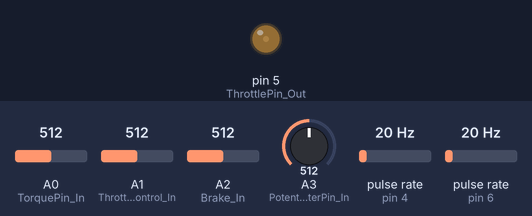
A program run on a simulated Arduino Nano Every. On the bench: output pins drawn as LEDs (lit = HIGH). Wiring (inferred from the names in the program): 2 × pulse sensor: data pin 4 / data pin 6. The test bench sets the inputs (shaded band); at power-on: A2 (Brake_In) = 512, A1 (ThrottleUserControl_In) = 512, pulse rate (sensors on pin 4, pin 6) 20 Hz, A0 (TorquePin_In) = 512, A3 (PotentiometerPin_In) = 512. What the program prints to the serial monitor is not drawn.

Above: at 1.2 s.
1.3 s: A2 (Brake_In) set to 190
At 2.5 s:
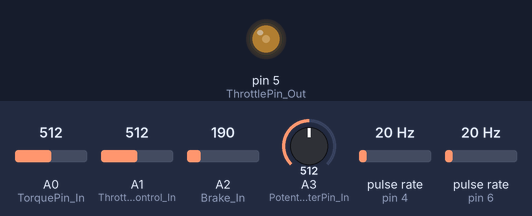
2.8 s: A1 (ThrottleUserControl_In) set to 190
At 2.95 s:
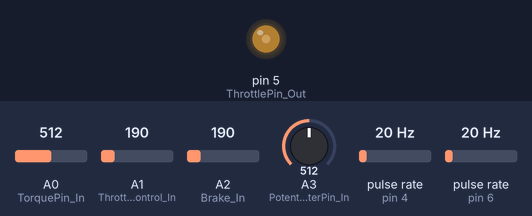
5.8 s: pulse rate (sensor on pin 4) set to 50 Hz
At 6.9 s:
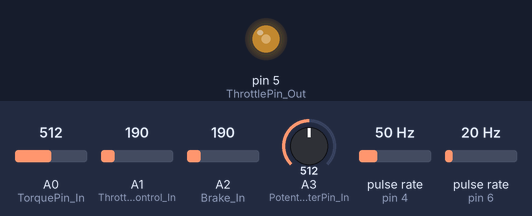
8.8 s: A0 (TorquePin_In) set to 190
At 10.3 s:
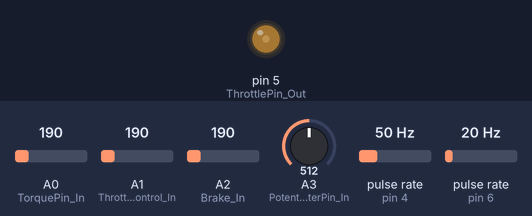
13.3 s: A0 (TorquePin_In) set to 716
At 14.8 s:
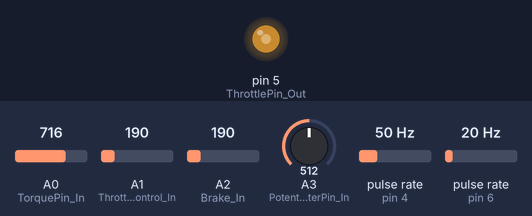
Timing chart, 0 to 16.3 s (numbered marks = the images above; inputs shaded):
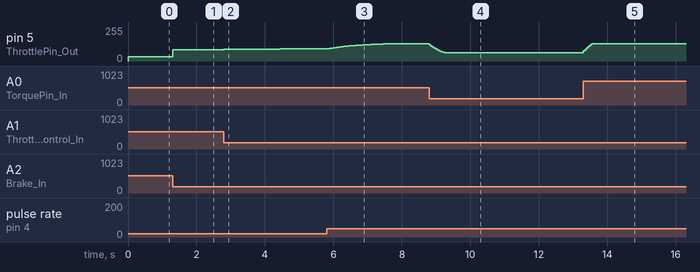

Measured:
- after the input at 1.3 s, pin 5 (ThrottlePin_Out): 31/255 → 85/255 at once
- after the input at 2.8 s, pin 5 (ThrottlePin_Out): 85/255 → 89/255 at once, → 90/255 0.30 s later, → 91/255 1.3 s later
- after the input at 5.8 s, pin 5 (ThrottlePin_Out): moves from 91/255 to 130/255 over 1.9 s, starting after 0.05 s
- after the input at 8.8 s, pin 5 (ThrottlePin_Out): moves from 130/255 to 61/255 over 0.45 s, starting at once
- after the input at 13.3 s, pin 5 (ThrottlePin_Out): 61/255 → 130/255 at once

The program:

main.cpp
```cpp
#include <Arduino.h>
#include <avr/wdt.h>
#include "helpers.h"
#include <All_Define.h>
#include <BikerRPM.h>

// Timing
uint32_t NextLoopTime;     // For loop time calibration

float TargetMotorPower;
float Throttle_Value;

void setup()
{
  // I/O init
  pinMode(DirectionPin_In, INPUT_PULLUP);
  pinMode(SpeedPin_In, INPUT_PULLUP);
  // pinMode(DigitalBrakePin_In, INPUT_PULLDOWN);
  pinMode(Brake_In, INPUT);
  pinMode(ThrottleUserControl_In, INPUT);
  pinMode(PotentiometerPin_In, INPUT);
  pinMode(ThrottlePin_Out, OUTPUT);
  pinMode(TorquePin_In, INPUT);
  Serial.begin(115200);

  // Interrupt init
  attachInterrupt(digitalPinToInterrupt(DirectionPin_In), BackPedalEvent, FALLING); // Call StopBikeEvent each falling edge on DirectionPin
  attachInterrupt(digitalPinToInterrupt(SpeedPin_In), SpeedPulseEvent, RISING);     // Call SpeedPulseEvent each rising edge on SpeedPin

  // Security
  wdt_enable(WDTO_500MS); // Set 0.5 Sec watchdog
  ResetBike();            // Reset the bike to be sure to start with a known state
}

void loop()
{
  wdt_reset(); // Must be called at least every 500ms otherwise Arduino Reset is triggered

  UpdateBikerRpmFiltered(); // Update Biker Rpm filtered with auto Stop detector

  // TODO: treat cases where the loop is slower than the poles counts (an
  // interruption situation occurs in between two loops passes)
  // In practice, my guess is this is not critical, since that would mean the
  // biker restarted / continued to pedal in the meanwhile  =====>>>> Should work well now

  // if (DEBUG_MODE)
  //   BikerRpmFiltered = 30.0f; // Remove @ Release

  TorqueValue = analogRead(TorquePin_In) * ANALOG_TO_VOLT_IN;
  TorqueValueFiltered = TorqueValueFiltered * TorqueValueFilteredAlphaGain + TorqueValue * (1 - TorqueValueFilteredAlphaGain);
  TorqueValueFiltered = constrain(TorqueValueFiltered, TorqueValueNeutral, TorqueValueMax);    // Constrain filtered torque value to be between 0 and reference voltage
  float TorqueValueFilteredNm = (TorqueValueFiltered - TorqueValueNeutral) * TorqueSensorGain; // Convert voltage to torque in Nm, and remove the neutral value

  HumanPowerWatt = TorqueValueFilteredNm * BikerRpmFiltered * 2.0 * 3.14159265f / 60.0;

  HumanPowerWattFiltered = HumanPowerWattFiltered * HumanPowerWattAlphaGain + HumanPowerWatt * (1 - HumanPowerWattAlphaGain);
  HumanPowerWattFiltered = constrain(HumanPowerWattFiltered, 0, HumanPowerWattMax);

  float Brake_Volt = analogRead(Brake_In) * ANALOG_TO_VOLT_IN;
  float ThrottleUserControl_Volt = analogRead(ThrottleUserControl_In) * ANALOG_TO_VOLT_IN;
  float Potentiometer_Volt = analogRead(PotentiometerPin_In) * ANALOG_TO_VOLT_IN;
  Potentiometer_Volt = constrain(Potentiometer_Volt, PotentiometerMin, PotentiometerMax); // Constrain potentiometer voltage to be between the min and max value
  float PotentiometerFraction = mapFloat(Potentiometer_Volt, PotentiometerMin, PotentiometerMax, 0, 1);
  float MotorPowerAtMaxThrottle = MotorPowerMax;
  float TargetBrakePercent;

  if (Brake_Volt > Brake_Volt_Threshold) // If the brake is pressed, stop the bike
  {
    event_type = EVENT_TYPE_BRAKE_DIGITAL;
    StopMotor(); // Stop the bike by resetting the state and applying the neutral throttle value
  }

  if (StopMotorPower) // If StopMotorPower is set to true in the interrupt routine, stop the bike
  {
    if (Brake_Volt > Brake_Volt_Min) // If the brake is pressed, apply a stronger stop by setting the throttle to zero, otherwise just set it to neutral
    {
      // regen
      TargetBrakePercent = mapFloat(Brake_Volt, Brake_Volt_Min, Brake_Volt_Max, 0, 100);
      TargetBrakePercent = constrain(TargetBrakePercent, 0, 100);
      TargetMotorPower = -TargetBrakePercent; // at negative values, TargetMotorPower is interpreted as a brake percent, to be mapped to the brake throttle voltage for regen
      event_type = EVENT_TYPE_BRAKE_ANALOG;
    } else {
      // stp motor
      TargetMotorPower = 0.0f; // tiny negative value (zero would be OK, too)
    }
    TargetMotorPower = constrain(TargetMotorPower, -100, -0.0001f); // Constrain motor power to be between the max brake power and the max throttle power
    StopMotorPower = false; // Reset StopMotorPower flag to avoid a long stop if the interrupt is triggered again by mistake
#ifdef DEBUG
    Serial.println("Bike stopped since StopMotorPower flag is set");
#endif

  } else {

    if (ThrottleUserControl_Volt > ThrottleInputThreshold) // If the user is controlling the throttle, use that value instead of the automatic one
    {
      // make sure we don't have negative motor power when the throttle voltate is between threshold and min
      ThrottleUserControl_Volt = constrain(ThrottleUserControl_Volt, ThrottleInputMin, ThrottleInputMax); // Constrain throttle input voltage to be between the min and max value
      TargetMotorPower = mapFloat(ThrottleUserControl_Volt, ThrottleInputMin, ThrottleInputMax,
                                      0, MotorPowerAtMaxThrottle * PotentiometerFraction); // Map throttle voltage to motor power
    } else {
      // Calculate the throttle value to apply to the Phase Runner
      float HumanPowerBoostFactor = HumanBoostFactorMax * PotentiometerFraction ;
      TargetMotorPower = HumanPowerWattFiltered * HumanPowerBoostFactor;
    }

  }

  if (TargetMotorPower < 0) {
    TargetMotorPower = constrain(TargetMotorPower, -100, -0.0001f); // Constrain motor power to be between the max brake power and the max throttle power
    Throttle_Value = mapFloat(-TargetMotorPower, 0, 100,
                              MinThrottleBrakeValue, MaxThrottleBrakeValue);                  // Map brake percent to throttle voltage for regen, to be calibrated
    } else {
      // Constrain motor power to half its target value in dual motor mode
      TargetMotorPower = constrain(TargetMotorPower, 0, MotorPowerAtMaxThrottle * (DualMotorMode ? 0.5f : 1.0f));
      Throttle_Value = mapFloat(TargetMotorPower, 0, MotorPowerAtMaxThrottle, MinThrottleValue,
                                MaxThrottleValue);
  }
  float Throttle_Value_Corrected = Throttle_Value + ThrottleValueOffest; // Add an offset to the throttle value to be sure to have a smooth start and avoid a too low throttle value that would not be enough to start the motor, to be calibrated
  analogWrite(ThrottlePin_Out, Throttle_Value_Corrected * VOLT_TO_ANALOG_OUT);

#ifdef DEBUG
uint16_t DEBUG_TYPE = DEBUG_ALL; // Set the debug type to display all debug information, or only physics, voltage or e-brake related information
Serial.print(">");
if (DEBUG_TYPE == DEBUG_ALL || DEBUG_TYPE == DEBUG_PHYSICS)
{
  // Serial.print("Raw_RPM:");
  // Serial.print(BikerRpmRaw);
  Serial.print(",Filtered_RPM:");
  Serial.print(BikerRpmFiltered);
  //   Serial.print(",Torque_Value:");
  //   Serial.print(TorqueValue);
  //   Serial.print(",Filtered_Torque_V:");
  // Serial.print(TorqueValueFiltered);
  Serial.print(",Torque_Nm:");
  Serial.print(TorqueValueFilteredNm);
  //   Serial.print(",Human_Power_Watt:");
  //   Serial.print(HumanPowerWatt);
  Serial.print(",Filtered_Human_Power_Watt:");
  Serial.print(HumanPowerWattFiltered);
  Serial.print(",Motor_Power_Watt:");
  Serial.print(TargetMotorPower);

}
if (DEBUG_TYPE == DEBUG_ALL || DEBUG_TYPE == DEBUG_VOLTAGE){

  // Serial.print(",DigitalBrake:");
  // Serial.print(digitalRead(DigitalBrakePin_In));
  Serial.print(",AnalogBrake:");
  Serial.print(Brake_Volt);
  Serial.print(",ThrottleInput:");
  Serial.print(ThrottleUserControl_Volt);
  Serial.print(",Potentiometer:");
  Serial.print(Potentiometer_Volt);
  Serial.print(",Throttle_Value:");
  Serial.print(Throttle_Value);
  //   // Serial.print(",Throttle_Check:");
  //   // Serial.print(analogRead(ThrottleCheckPin) * ANALOG_TO_VOLT_IN);
  Serial.print(",Event_Type:");
  Serial.print(event_type);
}

if (DEBUG_TYPE == DEBUG_EBRAKE)
{
  Serial.print(",AnalogBrake:");
  Serial.print(Brake_Volt);
  Serial.print(",Motor_Power_Watt:");
  Serial.print(TargetMotorPower);
  Serial.print(",Throttle_Value:");
  Serial.print(Throttle_Value);
  Serial.print(",Event_Type:");
  Serial.print(event_type);
}
Serial.println();

  //   Serial.println("Time left to wait (ms): " + String((NextLoopTime - micros()) / 1000.0f) + " ms (total " + String(LoopTimeUs / 1000.0f) + " ms)"); // Remove @ Release
#endif

  while (micros() < NextLoopTime) // wait before starting next loop
    ;
  NextLoopTime += LoopTimeUs; // Init next loop time
}
```

All_Define.cpp
```cpp
#include <stdbool.h>
#include <Arduino.h>
#include "All_Define.h"
#include "BikerRPM.h"

volatile uint16_t event_type;
volatile bool StopMotorPower;
float HumanPowerWatt;
float HumanPowerWattFiltered;
float TorqueValue;
float TorqueValueFiltered;

void ResetBike() // Function to reset the bike to be sure to start with a known state
{
#ifdef DEBUG
    Serial.println("Bike reset to default state");
#endif
    StopMotorPower = false;                      // Reset StopMotorPower flag to avoid a long stop if the interrupt is triggered by mistake
    BikerRpmFiltered = 0;                        // Set filtered RPM to zero to avoid a jump when starting the bike
    TorqueValueFiltered = TorqueValueNeutral;   // Set filtered torque value to neutral value to avoid a jump when starting the bike
    HumanPowerWattFiltered = 0;                 // Set filtered human power to zero to avoid a jump when starting the bike
    event_type = EVENT_TYPE_DEFAULT;                      // Set event type to default
}

void StopMotor() // Function to stop the bike by resetting the state and applying the neutral throttle value
{
#ifdef DEBUG
    Serial.println("StopMotor: Set StopMotorPower to true");
#endif
    StopMotorPower = true; // Set flag to stop the bike
}

void BackPedalEvent() // Interrupt called on falling edge of DirectionPin
{
#ifdef DEBUG
    Serial.println("BackPedalEvent called");
#endif
    event_type = EVENT_TYPE_BACK_PEDALING;
    // StopMotor(); // Stop the bike by resetting the state and applying the neutral throttle value
}

void BrakeEvent() // Interrupt called on rising edge of BrakePin
{
#ifdef DEBUG
    Serial.println("BrakeEvent called");
#endif
    event_type = EVENT_TYPE_BRAKE_DIGITAL;
    StopMotor(); // Stop the bike by resetting the state and applying the neutral throttle value
}
```

All_Define.h
```cpp
#ifndef ALL_DEFINE_H
#define ALL_DEFINE_H

#define DEBUG // Comment this line to switch to normal mode
#define DEBUG_ALL 0
#define DEBUG_PHYSICS 1
#define DEBUG_VOLTAGE 2
#define DEBUG_EBRAKE 3

//===================
// I/O configuration
//===================
// Input
#define DigitalBrakePin_In 3 // Digital brake (Interrupt)
#define SpeedPin_In 4        // Speed from torque sensor (Interrupt)
#define DirectionPin_In 6    // Direction from torque sensor (Interrupt)

// Output
#define ThrottlePin_Out 5 // Throttle to Phase Runner

// Analog to digital
#define TorquePin_In A0           // Torque signal from torque sensor
#define ThrottleUserControl_In A1 // Throttle user control
#define Brake_In A2               // Analog brake signal
#define PotentiometerPin_In A3    // General purpose potentiometer
#define REF_VOLT 5.0f             // Reference voltage for the throttle output
#define ANALOG_TO_VOLT_IN REF_VOLT / 1023.0f
#define VOLT_TO_ANALOG_OUT 255.0f / REF_VOLT

//============================
// Torque Sensor & Human power
//============================
// Sensor specs
// SEMPU T2: 0.25 V / 10 kg.f
// however it is tricky to calculate in practice (would require knowledge of the exact geometry of the sensor, the crank, and the pedal...)

// Torque Sensor calibration
// -------------------------
// pedal crank length (m) x weight (kg) x 9.81 (m/s^2) = measured torque in Nm when standing on the pedal with crank in horizontal position
// Example: man of 70 kg standing on a 15 cm pedal in horizontal position
// with a 15 cm crank, should result in about 105 Nm
// For a typical 15 cm crank, you should adjust the gain to obtain a measurement of 1.5 times the weight in kg.
// A lower weight, more representative of pedalling strength, is likely better for calibration. Below a crank of 15 cm is assumed:
// - recreational cyclist : 10 kg => 15 Nm
// - sportive cyclist : 20-30 kg => 30-45 Nm
// - sprint or standing start: 70-100 kg (up to three times the body weight) => 105-150 Nm
#define TorqueValueNeutral 1.5f // from sensor data sheet
#define TorqueValueMax 3.0f     // from sensor data sheet
#define TorqueSensorGain 80     // Nm/V (range 60-100 in practice, to be calibrated as explained above)
#define TorqueValueFilteredAlphaGain 0.9f
extern float TorqueValue;
extern float TorqueValueFiltered; // Set in ResetBike() to neutral value to avoid a jump at the beginning

// Human Power
#define HumanPowerWattMax 1000.0f // Constrain the calculation to that value
#define HumanPowerWattAlphaGain 0.0f
#define HumanBoostFactorMax 4.0f
extern float HumanPowerWatt;
extern float HumanPowerWattFiltered; // set in ResetBike() to zero to avoid a jump at the beginning

//=========================
// Analog E-Brake
//=========================
#define Brake_Volt_Threshold 1.2f // Threshold voltage to consider the brake is pressed
#define Brake_Volt_Min 1.25f      // Minimum voltage to consider the brake is pressed
#define Brake_Volt_Max 4.5f       // Maximum voltage for the brake sensor

//=========================
// Input throttle
//=========================
#define ThrottleInputThreshold 1.0f // Voltage corresponding to zero throttle
#define ThrottleInputMin 1.1f // Voltage corresponding to zero throttle (measured 0.9V)
#define ThrottleInputMax 4.2f // Voltage corresponding to max throttle

//=========================
// Input Potentiometer
//=========================
#define PotentiometerMin 0.9f // Voltage corresponding to minimum potentiometer value
#define PotentiometerMax 5.0f // Voltage corresponding to maximum potentiometer value

//=========================
// Throttle to PhaseRunner
//=========================
#define MinThrottleValue 1.1f
#define MaxThrottleValue 3.8f
#define ThrottleValueOffest 0.1f
#define MinThrottleBrakeValue 0.85f
#define MaxThrottleBrakeValue 0.0f
#define NeutralThrottleValue 1.0f
#define DualMotorMode true // If true, the throttle will be applied to both motors, to the target motor power is split in two (halved)
#define MotorPowerMax 1500.0f // Motor power in Watt at max throttle, used to map the throttle voltage to motor power, to be modulated


//===========
// Bike state
//===========
// volatile bool MotorIsPowered = false;       // Is true if the motor is on (throttle > neutral)

//=================
// Bike transitions
//=================
extern volatile bool StopMotorPower; // Set to true in the interrupt routine to stop the bike

//==================
// General & Timing
//==================
// State machine
extern volatile uint16_t event_type;
#define EVENT_TYPE_DEFAULT 0
#define EVENT_TYPE_RPM_RESET 1
#define EVENT_TYPE_BACK_PEDALING 2
#define EVENT_TYPE_BRAKE_DIGITAL 3
#define EVENT_TYPE_BRAKE_ANALOG 4
// Timing
#define LoopTimeUs 50000UL // Main loop duration (uSec)

//=========================
// Subroutine declaration
//=========================
void ResetBike();               // Used in Setup
void BackPedalEvent();          // Interrupt routine called on falling edge of DirectionPin
void BrakeEvent();              // Interrupt routine called on rising edge of DigitalBrakePin
void StopMotor();               // Function to stop the bike by resetting the state and applying the neutral throttle value

#endif // ALL_DEFINE_H
```

BikerRPM.cpp
```cpp
//=================================================================
// Here, all we need to get and filter Biker Rpm and detect a stop
//=================================================================
#include <Arduino.h>
#include "All_Define.h"
#include "BikerRPM.h"

volatile uint32_t TimeBetween2edge;   // Time between 2 rising edges on Speed Signal (uSec)
volatile uint32_t LastTimeOfLastEdge; // Time of last edge on speed signal (uSec)
volatile uint8_t RpmStopDetector; // +1 each loop, and cleared each speed pulse. If this > TimeStopLimit : Rpm = zero

float BikerRpmRaw;      // Raw Biker RPM value
float BikerRpmFiltered; // Filtered Biker RPM value

// Reset Biker Rpm filtered to zero when a stop is detected
void ResetRpmFiltered() {
    event_type = EVENT_TYPE_RPM_RESET;
#ifdef DEBUG
    Serial.println("Rpm reset to zero since no pulse detected for a while");
#endif
    BikerRpmFiltered = 0;
}

void UpdateBikerRpmFiltered()
{
    if (TimeBetween2edge > (DebouneTime * 1000)) // Rpm is not calculated if time is too low between two edges on speed signal
    {
        BikerRpmRaw = 60000000.0 / (TimeBetween2edge * PasPole);                               // RPM calculation
        BikerRpmFiltered = BikerRpmFiltered * RpmAlphaGain + BikerRpmRaw * (1 - RpmAlphaGain); // Add Filter to average
    }

    if (RpmStopDetector++ > (1000 * TimeStopLimit / LoopTimeUs)) ResetRpmFiltered(); // Reset Biker Rpm if the time since the last pulse exceeds TimeStopLimit

    BikerRpmFiltered = constrain(BikerRpmFiltered, 0, BikerMaxRpm);
}

void SpeedPulseEvent() // Interrupt called each rising edge and refresh time between 2 edges if it's valid
{
    uint32_t CurrentTime = micros();                         // save current time (uSec)
    if (CurrentTime > LastTimeOfLastEdge)                    // Don't refresh time since last edge if micro() overflowed
        TimeBetween2edge = CurrentTime - LastTimeOfLastEdge; // Get time since last edge
    LastTimeOfLastEdge = CurrentTime;                        // Save current time for next calculation
    RpmStopDetector = 0;                                     // Reset Detector each interrupt on Speed signal
}
```

helpers.h
```cpp
#ifndef HELPERS_H
#define HELPERS_H

inline float mapFloat(float x, float in_min, float in_max, float out_min,
                      float out_max) {
  return (x - in_min) * (out_max - out_min) / (in_max - in_min) + out_min;
}

#endif
```

Source omitted: BikerRPM.h (922 bytes)
